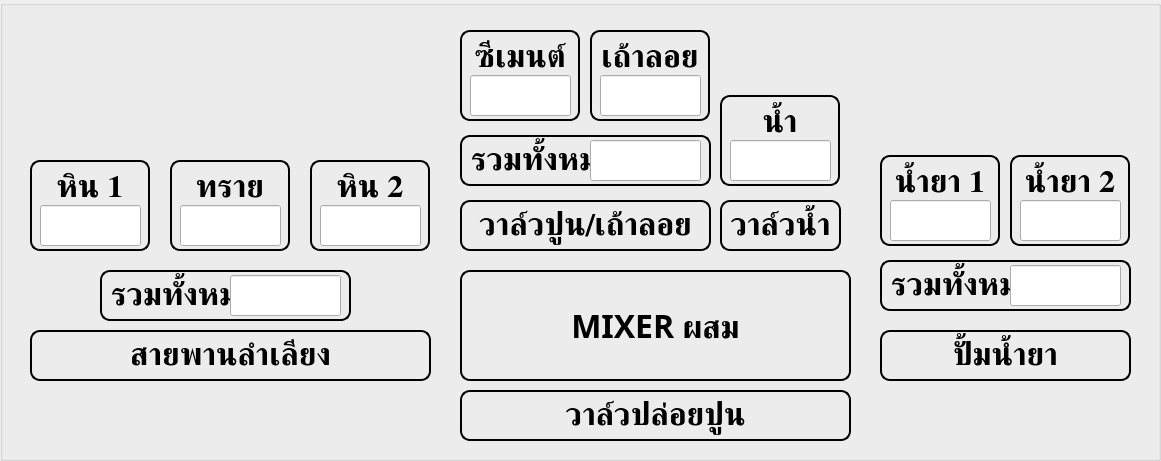
     <widget class="QGroupBox" name="mix_main_monitor_groupBox">
      <property name="geometry">
       <rect>
        <x>10</x>
        <y>150</y>
        <width>1161</width>
        <height>461</height>
       </rect>
      </property>
      <property name="font">
       <font>
        <family>TH Niramit AS</family>
        <pointsize>20</pointsize>
        <bold>true</bold>
       </font>
      </property>
      <property name="title">
       <string/>
      </property>
      <widget class="QLabel" name="mix_monitor_rock_1_label">
       <property name="geometry">
        <rect>
         <x>30</x>
         <y>160</y>
         <width>120</width>
         <height>91</height>
        </rect>
       </property>
       <property name="font">
        <font>
         <family>TH Niramit AS</family>
         <pointsize>24</pointsize>
         <bold>true</bold>
        </font>
       </property>
       <property name="styleSheet">
        <string notr="true">border: 2px solid; 
border-radius: 10px;</string>
       </property>
       <property name="frameShape">
        <enum>QFrame::Shape::Box</enum>
       </property>
       <property name="frameShadow">
        <enum>QFrame::Shadow::Plain</enum>
       </property>
       <property name="lineWidth">
        <number>2</number>
       </property>
       <property name="text">
        <string>หิน 1</string>
       </property>
       <property name="alignment">
        <set>Qt::AlignmentFlag::AlignHCenter|Qt::AlignmentFlag::AlignTop</set>
       </property>
      </widget>
      <widget class="QLabel" name="mix_monitor_sand_label">
       <property name="geometry">
        <rect>
         <x>170</x>
         <y>160</y>
         <width>120</width>
         <height>91</height>
        </rect>
       </property>
       <property name="font">
        <font>
         <family>TH Niramit AS</family>
         <pointsize>24</pointsize>
         <bold>true</bold>
        </font>
       </property>
       <property name="styleSheet">
        <string notr="true">border: 2px solid; 
border-radius: 10px;</string>
       </property>
       <property name="frameShape">
        <enum>QFrame::Shape::Box</enum>
       </property>
       <property name="frameShadow">
        <enum>QFrame::Shadow::Plain</enum>
       </property>
       <property name="lineWidth">
        <number>2</number>
       </property>
       <property name="text">
        <string>ทราย</string>
       </property>
       <property name="alignment">
        <set>Qt::AlignmentFlag::AlignHCenter|Qt::AlignmentFlag::AlignTop</set>
       </property>
      </widget>
      <widget class="QLabel" name="mix_monitor_rock_2_label">
       <property name="geometry">
        <rect>
         <x>310</x>
         <y>160</y>
         <width>120</width>
         <height>91</height>
        </rect>
       </property>
       <property name="font">
        <font>
         <family>TH Niramit AS</family>
         <pointsize>24</pointsize>
         <bold>true</bold>
        </font>
       </property>
       <property name="styleSheet">
        <string notr="true">border: 2px solid; 
border-radius: 10px;</string>
       </property>
       <property name="frameShape">
        <enum>QFrame::Shape::Box</enum>
       </property>
       <property name="frameShadow">
        <enum>QFrame::Shadow::Plain</enum>
       </property>
       <property name="lineWidth">
        <number>2</number>
       </property>
       <property name="text">
        <string>หิน 2</string>
       </property>
       <property name="alignment">
        <set>Qt::AlignmentFlag::AlignHCenter|Qt::AlignmentFlag::AlignTop</set>
       </property>
      </widget>
      <widget class="QLabel" name="mix_monitor_fyash_label">
       <property name="geometry">
        <rect>
         <x>590</x>
         <y>30</y>
         <width>120</width>
         <height>91</height>
        </rect>
       </property>
       <property name="font">
        <font>
         <family>TH Niramit AS</family>
         <pointsize>24</pointsize>
         <bold>true</bold>
        </font>
       </property>
       <property name="styleSheet">
        <string notr="true">border: 2px solid; 
border-radius: 10px;</string>
       </property>
       <property name="frameShape">
        <enum>QFrame::Shape::Box</enum>
       </property>
       <property name="frameShadow">
        <enum>QFrame::Shadow::Plain</enum>
       </property>
       <property name="lineWidth">
        <number>2</number>
       </property>
       <property name="text">
        <string>เถ้าลอย</string>
       </property>
       <property name="alignment">
        <set>Qt::AlignmentFlag::AlignHCenter|Qt::AlignmentFlag::AlignTop</set>
       </property>
      </widget>
      <widget class="QLabel" name="mix_monitor_cement_label">
       <property name="geometry">
        <rect>
         <x>460</x>
         <y>30</y>
         <width>120</width>
         <height>91</height>
        </rect>
       </property>
       <property name="font">
        <font>
         <family>TH Niramit AS</family>
         <pointsize>24</pointsize>
         <bold>true</bold>
        </font>
       </property>
       <property name="styleSheet">
        <string notr="true">border: 2px solid; 
border-radius: 10px;</string>
       </property>
       <property name="frameShape">
        <enum>QFrame::Shape::Box</enum>
       </property>
       <property name="frameShadow">
        <enum>QFrame::Shadow::Plain</enum>
       </property>
       <property name="lineWidth">
        <number>2</number>
       </property>
       <property name="text">
        <string>ซีเมนต์</string>
       </property>
       <property name="alignment">
        <set>Qt::AlignmentFlag::AlignHCenter|Qt::AlignmentFlag::AlignTop</set>
       </property>
      </widget>
      <widget class="QLabel" name="mix_monitor_water_label">
       <property name="geometry">
        <rect>
         <x>720</x>
         <y>95</y>
         <width>120</width>
         <height>91</height>
        </rect>
       </property>
       <property name="font">
        <font>
         <family>TH Niramit AS</family>
         <pointsize>24</pointsize>
         <bold>true</bold>
        </font>
       </property>
       <property name="styleSheet">
        <string notr="true">border: 2px solid; 
border-radius: 10px;</string>
       </property>
       <property name="frameShape">
        <enum>QFrame::Shape::Box</enum>
       </property>
       <property name="frameShadow">
        <enum>QFrame::Shadow::Plain</enum>
       </property>
       <property name="lineWidth">
        <number>2</number>
       </property>
       <property name="text">
        <string>น้ำ</string>
       </property>
       <property name="alignment">
        <set>Qt::AlignmentFlag::AlignHCenter|Qt::AlignmentFlag::AlignTop</set>
       </property>
      </widget>
      <widget class="QLabel" name="mix_monitor_chem_2_label">
       <property name="geometry">
        <rect>
         <x>1010</x>
         <y>155</y>
         <width>120</width>
         <height>91</height>
        </rect>
       </property>
       <property name="font">
        <font>
         <family>TH Niramit AS</family>
         <pointsize>24</pointsize>
         <bold>true</bold>
        </font>
       </property>
       <property name="styleSheet">
        <string notr="true">border: 2px solid; 
border-radius: 10px;</string>
       </property>
       <property name="frameShape">
        <enum>QFrame::Shape::Box</enum>
       </property>
       <property name="frameShadow">
        <enum>QFrame::Shadow::Plain</enum>
       </property>
       <property name="lineWidth">
        <number>2</number>
       </property>
       <property name="text">
        <string>น้ำยา 2</string>
       </property>
       <property name="alignment">
        <set>Qt::AlignmentFlag::AlignHCenter|Qt::AlignmentFlag::AlignTop</set>
       </property>
      </widget>
      <widget class="QLabel" name="mix_monitor_chem_1_label">
       <property name="geometry">
        <rect>
         <x>880</x>
         <y>155</y>
         <width>120</width>
         <height>91</height>
        </rect>
       </property>
       <property name="font">
        <font>
         <family>TH Niramit AS</family>
         <pointsize>24</pointsize>
         <bold>true</bold>
        </font>
       </property>
       <property name="styleSheet">
        <string notr="true">border: 2px solid; 
border-radius: 10px;</string>
       </property>
       <property name="frameShape">
        <enum>QFrame::Shape::Box</enum>
       </property>
       <property name="frameShadow">
        <enum>QFrame::Shadow::Plain</enum>
       </property>
       <property name="lineWidth">
        <number>2</number>
       </property>
       <property name="text">
        <string>น้ำยา 1</string>
       </property>
       <property name="alignment">
        <set>Qt::AlignmentFlag::AlignHCenter|Qt::AlignmentFlag::AlignTop</set>
       </property>
      </widget>
      <widget class="QLineEdit" name="mix_monitor_rock_1_lineEdit">
       <property name="geometry">
        <rect>
         <x>40</x>
         <y>205</y>
         <width>101</width>
         <height>41</height>
        </rect>
       </property>
       <property name="font">
        <font>
         <family>TH Niramit AS</family>
         <pointsize>22</pointsize>
         <bold>true</bold>
        </font>
       </property>
       <property name="alignment">
        <set>Qt::AlignmentFlag::AlignCenter</set>
       </property>
      </widget>
      <widget class="QLineEdit" name="mix_monitor_sand_lineEdit">
       <property name="geometry">
        <rect>
         <x>180</x>
         <y>205</y>
         <width>101</width>
         <height>41</height>
        </rect>
       </property>
       <property name="font">
        <font>
         <family>TH Niramit AS</family>
         <pointsize>22</pointsize>
         <bold>true</bold>
        </font>
       </property>
       <property name="alignment">
        <set>Qt::AlignmentFlag::AlignCenter</set>
       </property>
      </widget>
      <widget class="QLineEdit" name="mix_monitor_rock_2_lineEdit">
       <property name="geometry">
        <rect>
         <x>320</x>
         <y>205</y>
         <width>101</width>
         <height>41</height>
        </rect>
       </property>
       <property name="font">
        <font>
         <family>TH Niramit AS</family>
         <pointsize>22</pointsize>
         <bold>true</bold>
        </font>
       </property>
       <property name="alignment">
        <set>Qt::AlignmentFlag::AlignCenter</set>
       </property>
      </widget>
      <widget class="QLineEdit" name="mix_monitor_cement_lineEdit">
       <property name="geometry">
        <rect>
         <x>470</x>
         <y>75</y>
         <width>101</width>
         <height>41</height>
        </rect>
       </property>
       <property name="font">
        <font>
         <family>TH Niramit AS</family>
         <pointsize>22</pointsize>
         <bold>true</bold>
        </font>
       </property>
       <property name="alignment">
        <set>Qt::AlignmentFlag::AlignCenter</set>
       </property>
      </widget>
      <widget class="QLineEdit" name="mix_monitor_fyash_lineEdit">
       <property name="geometry">
        <rect>
         <x>600</x>
         <y>75</y>
         <width>101</width>
         <height>41</height>
        </rect>
       </property>
       <property name="font">
        <font>
         <family>TH Niramit AS</family>
         <pointsize>22</pointsize>
         <bold>true</bold>
        </font>
       </property>
       <property name="alignment">
        <set>Qt::AlignmentFlag::AlignCenter</set>
       </property>
      </widget>
      <widget class="QLineEdit" name="mix_monitor_water_lineEdit">
       <property name="geometry">
        <rect>
         <x>730</x>
         <y>140</y>
         <width>101</width>
         <height>41</height>
        </rect>
       </property>
       <property name="font">
        <font>
         <family>TH Niramit AS</family>
         <pointsize>22</pointsize>
         <bold>true</bold>
        </font>
       </property>
       <property name="alignment">
        <set>Qt::AlignmentFlag::AlignCenter</set>
       </property>
      </widget>
      <widget class="QLineEdit" name="mix_monitor_chem_1_lineEdit">
       <property name="geometry">
        <rect>
         <x>890</x>
         <y>200</y>
         <width>101</width>
         <height>41</height>
        </rect>
       </property>
       <property name="font">
        <font>
         <family>TH Niramit AS</family>
         <pointsize>22</pointsize>
         <bold>true</bold>
        </font>
       </property>
       <property name="alignment">
        <set>Qt::AlignmentFlag::AlignCenter</set>
       </property>
      </widget>
      <widget class="QLineEdit" name="mix_monitor_chem_2_lineEdit">
       <property name="geometry">
        <rect>
         <x>1020</x>
         <y>200</y>
         <width>101</width>
         <height>41</height>
        </rect>
       </property>
       <property name="font">
        <font>
         <family>TH Niramit AS</family>
         <pointsize>22</pointsize>
         <bold>true</bold>
        </font>
       </property>
       <property name="alignment">
        <set>Qt::AlignmentFlag::AlignCenter</set>
       </property>
      </widget>
      <widget class="QLabel" name="mix_monitor_mixer_label">
       <property name="geometry">
        <rect>
         <x>460</x>
         <y>270</y>
         <width>391</width>
         <height>111</height>
        </rect>
       </property>
       <property name="font">
        <font>
         <family>TH Niramit AS</family>
         <pointsize>24</pointsize>
         <bold>true</bold>
        </font>
       </property>
       <property name="styleSheet">
        <string notr="true">border: 2px solid; 
border-radius: 10px;</string>
       </property>
       <property name="frameShape">
        <enum>QFrame::Shape::Box</enum>
       </property>
       <property name="frameShadow">
        <enum>QFrame::Shadow::Plain</enum>
       </property>
       <property name="lineWidth">
        <number>2</number>
       </property>
       <property name="text">
        <string>MIXER ผสม</string>
       </property>
       <property name="alignment">
        <set>Qt::AlignmentFlag::AlignCenter</set>
       </property>
      </widget>
      <widget class="QLabel" name="mix_monitor_converyer_rock_label">
       <property name="geometry">
        <rect>
         <x>30</x>
         <y>330</y>
         <width>401</width>
         <height>51</height>
        </rect>
       </property>
       <property name="font">
        <font>
         <family>TH Niramit AS</family>
         <pointsize>24</pointsize>
         <bold>true</bold>
        </font>
       </property>
       <property name="styleSheet">
        <string notr="true">border: 2px solid; 
border-radius: 10px;</string>
       </property>
       <property name="frameShape">
        <enum>QFrame::Shape::Box</enum>
       </property>
       <property name="frameShadow">
        <enum>QFrame::Shadow::Plain</enum>
       </property>
       <property name="lineWidth">
        <number>2</number>
       </property>
       <property name="text">
        <string>สายพานลำเลียง</string>
       </property>
       <property name="alignment">
        <set>Qt::AlignmentFlag::AlignCenter</set>
       </property>
      </widget>
      <widget class="QLabel" name="mix_monitor_vale_fyash_and_cement_label">
       <property name="geometry">
        <rect>
         <x>460</x>
         <y>200</y>
         <width>251</width>
         <height>51</height>
        </rect>
       </property>
       <property name="font">
        <font>
         <family>TH Niramit AS</family>
         <pointsize>24</pointsize>
         <bold>true</bold>
        </font>
       </property>
       <property name="styleSheet">
        <string notr="true">border: 2px solid; 
border-radius: 10px;</string>
       </property>
       <property name="frameShape">
        <enum>QFrame::Shape::Box</enum>
       </property>
       <property name="frameShadow">
        <enum>QFrame::Shadow::Plain</enum>
       </property>
       <property name="lineWidth">
        <number>2</number>
       </property>
       <property name="text">
        <string>วาล์วปูน/เถ้าลอย</string>
       </property>
       <property name="alignment">
        <set>Qt::AlignmentFlag::AlignCenter</set>
       </property>
      </widget>
      <widget class="QLabel" name="mix_monitor_vale_wather_label">
       <property name="geometry">
        <rect>
         <x>720</x>
         <y>200</y>
         <width>121</width>
         <height>51</height>
        </rect>
       </property>
       <property name="font">
        <font>
         <family>TH Niramit AS</family>
         <pointsize>24</pointsize>
         <bold>true</bold>
        </font>
       </property>
       <property name="styleSheet">
        <string notr="true">border: 2px solid; 
border-radius: 10px;</string>
       </property>
       <property name="frameShape">
        <enum>QFrame::Shape::Box</enum>
       </property>
       <property name="frameShadow">
        <enum>QFrame::Shadow::Plain</enum>
       </property>
       <property name="lineWidth">
        <number>2</number>
       </property>
       <property name="text">
        <string>วาล์วน้ำ</string>
       </property>
       <property name="alignment">
        <set>Qt::AlignmentFlag::AlignCenter</set>
       </property>
      </widget>
      <widget class="QLabel" name="mix_monitor_pump_chem_label">
       <property name="geometry">
        <rect>
         <x>880</x>
         <y>330</y>
         <width>251</width>
         <height>51</height>
        </rect>
       </property>
       <property name="font">
        <font>
         <family>TH Niramit AS</family>
         <pointsize>24</pointsize>
         <bold>true</bold>
        </font>
       </property>
       <property name="styleSheet">
        <string notr="true">border: 2px solid; 
border-radius: 10px;</string>
       </property>
       <property name="frameShape">
        <enum>QFrame::Shape::Box</enum>
       </property>
       <property name="frameShadow">
        <enum>QFrame::Shadow::Plain</enum>
       </property>
       <property name="lineWidth">
        <number>2</number>
       </property>
       <property name="text">
        <string>ปั้มน้ำยา</string>
       </property>
       <property name="alignment">
        <set>Qt::AlignmentFlag::AlignCenter</set>
       </property>
      </widget>
      <widget class="QLabel" name="mix_monitor_main_vale_label">
       <property name="geometry">
        <rect>
         <x>460</x>
         <y>390</y>
         <width>391</width>
         <height>51</height>
        </rect>
       </property>
       <property name="font">
        <font>
         <family>TH Niramit AS</family>
         <pointsize>24</pointsize>
         <bold>true</bold>
        </font>
       </property>
       <property name="styleSheet">
        <string notr="true">border: 2px solid; 
border-radius: 10px;</string>
       </property>
       <property name="frameShape">
        <enum>QFrame::Shape::Box</enum>
       </property>
       <property name="frameShadow">
        <enum>QFrame::Shadow::Plain</enum>
       </property>
       <property name="lineWidth">
        <number>2</number>
       </property>
       <property name="text">
        <string>วาล์วปล่อยปูน</string>
       </property>
       <property name="alignment">
        <set>Qt::AlignmentFlag::AlignCenter</set>
       </property>
      </widget>
      <widget class="QLabel" name="mix_monitor_sum_rock_and_sand_label">
       <property name="geometry">
        <rect>
         <x>100</x>
         <y>270</y>
         <width>251</width>
         <height>51</height>
        </rect>
       </property>
       <property name="font">
        <font>
         <family>TH Niramit AS</family>
         <pointsize>24</pointsize>
         <bold>true</bold>
        </font>
       </property>
       <property name="styleSheet">
        <string notr="true">border: 2px solid; 
border-radius: 10px;</string>
       </property>
       <property name="frameShape">
        <enum>QFrame::Shape::Box</enum>
       </property>
       <property name="frameShadow">
        <enum>QFrame::Shadow::Plain</enum>
       </property>
       <property name="lineWidth">
        <number>2</number>
       </property>
       <property name="text">
        <string>รวมทั้งหมด</string>
       </property>
       <property name="alignment">
        <set>Qt::AlignmentFlag::AlignLeading|Qt::AlignmentFlag::AlignLeft|Qt::AlignmentFlag::AlignVCenter</set>
       </property>
      </widget>
      <widget class="QLineEdit" name="mix_monitor_sum_rock_and_sand_lineEdit">
       <property name="geometry">
        <rect>
         <x>230</x>
         <y>275</y>
         <width>111</width>
         <height>41</height>
        </rect>
       </property>
       <property name="font">
        <font>
         <family>TH Niramit AS</family>
         <pointsize>22</pointsize>
         <bold>true</bold>
        </font>
       </property>
       <property name="alignment">
        <set>Qt::AlignmentFlag::AlignCenter</set>
       </property>
      </widget>
      <widget class="QLineEdit" name="mix_monitor_sum_chem_lineEdit">
       <property name="geometry">
        <rect>
         <x>1010</x>
         <y>265</y>
         <width>111</width>
         <height>41</height>
        </rect>
       </property>
       <property name="font">
        <font>
         <family>TH Niramit AS</family>
         <pointsize>22</pointsize>
         <bold>true</bold>
        </font>
       </property>
       <property name="alignment">
        <set>Qt::AlignmentFlag::AlignCenter</set>
       </property>
      </widget>
      <widget class="QLabel" name="mix_monitor_sum_chem_label">
       <property name="geometry">
        <rect>
         <x>880</x>
         <y>260</y>
         <width>251</width>
         <height>51</height>
        </rect>
       </property>
       <property name="font">
        <font>
         <family>TH Niramit AS</family>
         <pointsize>24</pointsize>
         <bold>true</bold>
        </font>
       </property>
       <property name="styleSheet">
        <string notr="true">border: 2px solid; 
border-radius: 10px;</string>
       </property>
       <property name="frameShape">
        <enum>QFrame::Shape::Box</enum>
       </property>
       <property name="frameShadow">
        <enum>QFrame::Shadow::Plain</enum>
       </property>
       <property name="lineWidth">
        <number>2</number>
       </property>
       <property name="text">
        <string>รวมทั้งหมด</string>
       </property>
       <property name="alignment">
        <set>Qt::AlignmentFlag::AlignLeading|Qt::AlignmentFlag::AlignLeft|Qt::AlignmentFlag::AlignVCenter</set>
       </property>
      </widget>
      <widget class="QLabel" name="mix_monitor_sum_fyash_and_cement_label">
       <property name="geometry">
        <rect>
         <x>460</x>
         <y>135</y>
         <width>251</width>
         <height>51</height>
        </rect>
       </property>
       <property name="font">
        <font>
         <family>TH Niramit AS</family>
         <pointsize>24</pointsize>
         <bold>true</bold>
        </font>
       </property>
       <property name="styleSheet">
        <string notr="true">border: 2px solid; 
border-radius: 10px;</string>
       </property>
       <property name="frameShape">
        <enum>QFrame::Shape::Box</enum>
       </property>
       <property name="frameShadow">
        <enum>QFrame::Shadow::Plain</enum>
       </property>
       <property name="lineWidth">
        <number>2</number>
       </property>
       <property name="text">
        <string>รวมทั้งหมด</string>
       </property>
       <property name="alignment">
        <set>Qt::AlignmentFlag::AlignLeading|Qt::AlignmentFlag::AlignLeft|Qt::AlignmentFlag::AlignVCenter</set>
       </property>
      </widget>
      <widget class="QLineEdit" name="mix_monitor_sum_fyash_and_cement_lineEdit">
       <property name="geometry">
        <rect>
         <x>590</x>
         <y>140</y>
         <width>111</width>
         <height>41</height>
        </rect>
       </property>
       <property name="font">
        <font>
         <family>TH Niramit AS</family>
         <pointsize>22</pointsize>
         <bold>true</bold>
        </font>
       </property>
       <property name="alignment">
        <set>Qt::AlignmentFlag::AlignCenter</set>
       </property>
      </widget>
      <zorder>mix_monitor_sum_chem_label</zorder>
      <zorder>mix_monitor_rock_1_label</zorder>
      <zorder>mix_monitor_sand_label</zorder>
      <zorder>mix_monitor_rock_2_label</zorder>
      <zorder>mix_monitor_fyash_label</zorder>
      <zorder>mix_monitor_cement_label</zorder>
      <zorder>mix_monitor_water_label</zorder>
      <zorder>mix_monitor_chem_2_label</zorder>
      <zorder>mix_monitor_chem_1_label</zorder>
      <zorder>mix_monitor_rock_1_lineEdit</zorder>
      <zorder>mix_monitor_sand_lineEdit</zorder>
      <zorder>mix_monitor_rock_2_lineEdit</zorder>
      <zorder>mix_monitor_cement_lineEdit</zorder>
      <zorder>mix_monitor_fyash_lineEdit</zorder>
      <zorder>mix_monitor_water_lineEdit</zorder>
      <zorder>mix_monitor_chem_1_lineEdit</zorder>
      <zorder>mix_monitor_chem_2_lineEdit</zorder>
      <zorder>mix_monitor_mixer_label</zorder>
      <zorder>mix_monitor_converyer_rock_label</zorder>
      <zorder>mix_monitor_vale_fyash_and_cement_label</zorder>
      <zorder>mix_monitor_vale_wather_label</zorder>
      <zorder>mix_monitor_pump_chem_label</zorder>
      <zorder>mix_monitor_main_vale_label</zorder>
      <zorder>mix_monitor_sum_rock_and_sand_label</zorder>
      <zorder>mix_monitor_sum_rock_and_sand_lineEdit</zorder>
      <zorder>mix_monitor_sum_chem_lineEdit</zorder>
      <zorder>mix_monitor_sum_fyash_and_cement_label</zorder>
      <zorder>mix_monitor_sum_fyash_and_cement_lineEdit</zorder>
     </widget>
